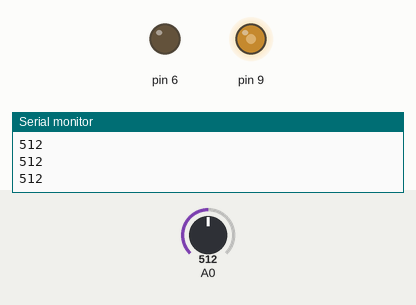
Bench run of a sketch on a simulated Arduino Uno, built with avr-gcc and run on an emulated ATmega328P. Shown: output pins drawn as LEDs (lit = HIGH), the last lines printed to the serial monitor. Inputs (shaded band) come from the test bench; at power-on: A0 = 512.

Above: at 1.2 s.
1.3 s: A0 set to 716
At 2.2 s:
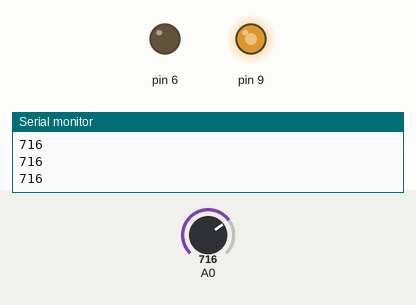
2.8 s: A0 set to 900
At 3.5 s:
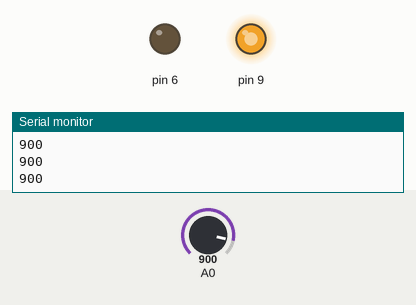
4.3 s: A0 set to 122
At 5.5 s:
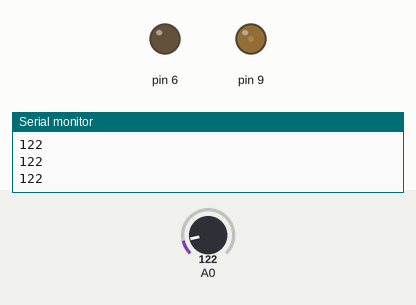
5.8 s: A0 set to 0
At 6.9 s:
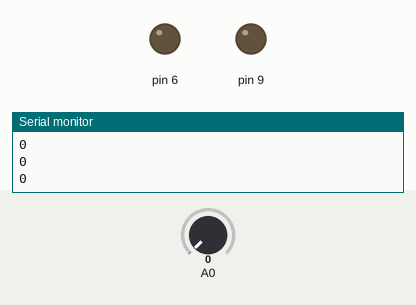
7.3 s: A0 set to 511
At 8.0 s:
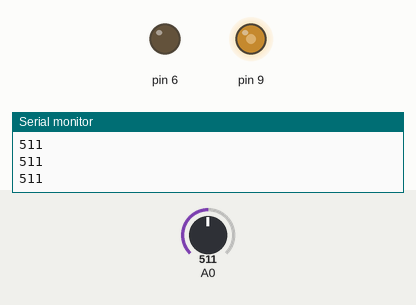
Timing chart, 0 to 9.8 s (numbered marks = the images above; inputs shaded):
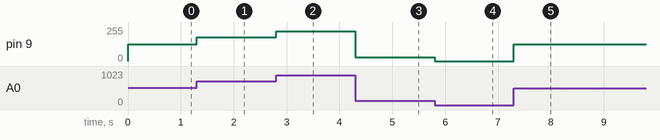

The sketch:

potentiometer.ino
```cpp
void setup() {
  // put your setup code here, to run once:
pinMode(6,OUTPUT);
Serial.begin(9600);
}

void loop() {
  // put your main code here, to run repeatedly:
int pot=analogRead(A0);
pot=map(pot,0,1023,0,255);
analogWrite(9,pot);
Serial.println(analogRead(A0));
}
```

Measured:
- after the input at 1.3 s, pin 9: 127/255 → 178/255 at once
- after the input at 2.8 s, pin 9: 178/255 → 224/255 at once
- after the input at 4.3 s, pin 9: 224/255 → 30/255 at once
- after the input at 5.8 s, pin 9: 30/255 → 0/255 at once
- after the input at 7.3 s, pin 9: 0/255 → 127/255 at once
